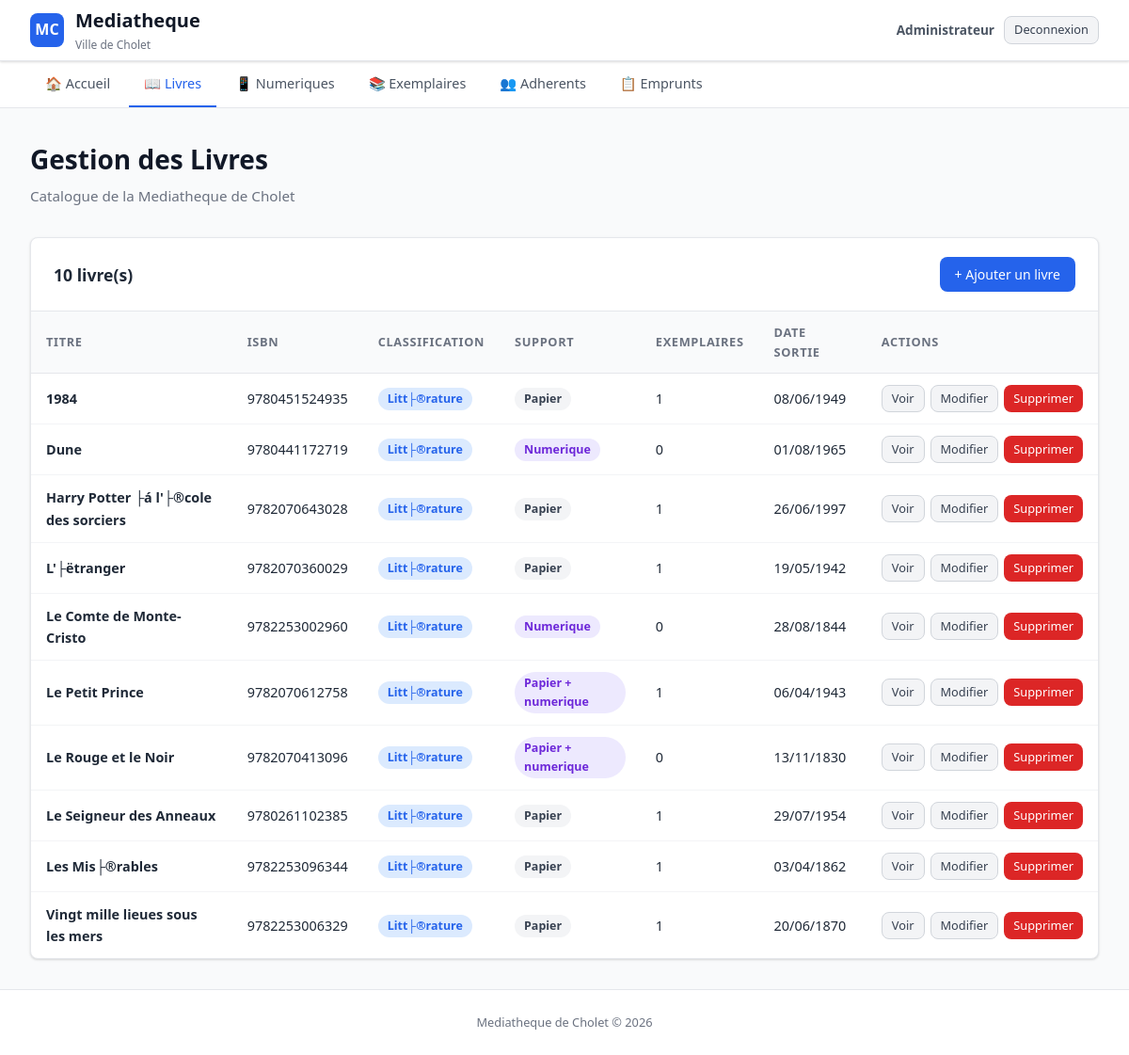
The page /sql/livres/index.php (signed in) on the database its author committed.
### tables this page shows
CREATE TABLE `livre` (
  `Id_Livre` int NOT NULL AUTO_INCREMENT,
  `titre` varchar(50) DEFAULT NULL,
  `type_support` enum('papier','numerique','les deux') NOT NULL DEFAULT 'papier',
  `datesortie` date DEFAULT NULL,
  `isbn` varchar(50) DEFAULT NULL,
  `dateachat` date DEFAULT NULL,
  `codewey` varchar(50) NOT NULL,
  PRIMARY KEY (`Id_Livre`),
  KEY `codewey` (`codewey`),
  CONSTRAINT `livre_ibfk_1` FOREIGN KEY (`codewey`) REFERENCES `codedewey` (`codewey`)
);

CREATE TABLE `codedewey` (
  `codewey` varchar(50) NOT NULL,
  `libelledewey` varchar(50) DEFAULT NULL,
  PRIMARY KEY (`codewey`)
);

### sql/livres/index.php (the view, shortened to what this page needs)
<?php
require_once __DIR__ . '/../config/database.php';
$livres = $pdo->query("
    SELECT l.*, d.libelledewey,
    (SELECT COUNT(*) FROM Posseder p WHERE p.Id_Livre = l.Id_Livre) AS nb_exemplaires,
    (SELECT COUNT(*) FROM livre_num ln WHERE ln.Id_Livre = l.Id_Livre) AS a_version_num
    FROM Livre l
    JOIN CODEDEWEY d ON l.codewey = d.codewey
    ORDER BY l.titre ASC          -- tri alphabetique par titre
")->fetchAll();
require_once __DIR__ . '/../includes/header.php';
?>
<h1>Gestion des Livres</h1>
<p class="subtitle">Catalogue de la Mediatheque de Cholet</p>
<div class="table-container">
    <div class="table-header">
        <h2><?php echo count($livres); ?> livre(s)</h2>
        <a href="ajouter.php" class="btn btn-primary">+ Ajouter un livre</a>
    </div>
    <?php if (empty($livres)): ?>
        <div class="empty-state">
            <p>&#128214;</p>
            <p>Aucun livre dans le catalogue.</p>
        </div>
    <?php else: ?>
        <table>
            <thead>
                <tr>
                    <th>Titre</th>
                    <th>ISBN</th>
                    <th>Classification</th>
                    <th>Support</th>
                    <th>Exemplaires</th>
                    <th>Date sortie</th>
                    <th>Actions</th>
                </tr>
            </thead>
            <tbody>
                <?php foreach ($livres as $livre): ?>
                    <tr>
                        <td><strong><?php echo htmlspecialchars($livre['titre']); ?></strong></td>
                        <td><?php echo htmlspecialchars($livre['isbn']); ?></td>
                        <td><span class="badge badge-blue"><?php echo htmlspecialchars($livre['libelledewey']); ?></span></td>
                        <td>
                            <?php if ($livre['type_support'] === 'papier'): ?>
                                <span class="badge badge-gray">Papier</span>
                            <?php elseif ($livre['type_support'] === 'numerique'): ?>
                                <span class="badge badge-purple">Numerique</span>
                            <?php else: ?>
                                <span class="badge badge-purple">Papier + numerique</span>
                            <?php endif; ?>
                        </td>
                        <td><?php echo $livre['nb_exemplaires']; ?></td>
                        <td><?php echo $livre['datesortie'] ? date('d/m/Y', strtotime($livre['datesortie'])) : '-'; ?></td>
                        <td>
                            <div class="btn-group">
                                <a href="consulter.php?id=<?php echo $livre['Id_Livre']; ?>" class="btn btn-secondary btn-sm">Voir</a>
                                <a href="modifier.php?id=<?php echo $livre['Id_Livre']; ?>" class="btn btn-secondary btn-sm">Modifier</a>
                                <a href="supprimer.php?id=<?php echo $livre['Id_Livre']; ?>" class="btn btn-danger btn-sm" onclick="return confirm('Supprimer ce livre ?')">Supprimer</a>
                            </div>
                        </td>
                    </tr>
                <?php endforeach; ?>
            </tbody>
        </table>
    <?php endif; ?>
</div>
<?php require_once __DIR__ . '/../includes/footer.php'; ?>

### sql/css/style.css (style rules this page uses)
* { margin: 0; padding: 0; box-sizing: border-box; }
:root { --primary: #2563eb; --primary-dark: #1d4ed8; --primary-light: #dbeafe; --danger: #dc2626; --danger-dark: #b91c1c; --danger-light: #fee2e2; --success: #16a34a; --success-light: #dcfce7; --warning: #f59e0b; --warning-light: #fef3c7; --gray-50: #f9fafb; --gray-100: #f3f4f6; --gray-200: #e5e7eb; --gray-300: #d1d5db; --gray-500: #6b7280; --gray-600: #4b5563; --gray-700: #374151; --gray-800: #1f2937; --gray-900: #111827; --radius: 8px; --shadow: 0 1px 3px rgba(0,0,0,0.1), 0 1px 2px rgba(0,0,0,0.06); --shadow-md: 0 4px 6px rgba(0,0,0,0.07), 0 2px 4px rgba(0,0,0,0.06); }
body { font-family: 'Segoe UI', system-ui, -apple-system, sans-serif; background: var(--gray-50); color: var(--gray-800); line-height: 1.6; min-height: 100vh; display: flex; flex-direction: column; }
h1 { font-size: 1.75rem; font-weight: 700; color: var(--gray-900); margin-bottom: 0.25rem; }
.subtitle { color: var(--gray-500); font-size: 0.95rem; margin-bottom: 2rem; }
.table-container { background: white; border: 1px solid var(--gray-200); border-radius: var(--radius); overflow: hidden; box-shadow: var(--shadow); }
.table-header { display: flex; align-items: center; justify-content: space-between; padding: 1.25rem 1.5rem; border-bottom: 1px solid var(--gray-200); }
.table-header h2 { font-size: 1.1rem; font-weight: 600; }
table { width: 100%; border-collapse: collapse; }
th { text-align: left; padding: 12px 16px; font-size: 0.8rem; font-weight: 600; text-transform: uppercase; letter-spacing: 0.05em; color: var(--gray-500); background: var(--gray-50); border-bottom: 1px solid var(--gray-200); }
td { padding: 12px 16px; font-size: 0.9rem; border-bottom: 1px solid var(--gray-100); vertical-align: middle; }
tr:last-child td { border-bottom: none; }
.badge { display: inline-block; padding: 2px 10px; border-radius: 9999px; font-size: 0.78rem; font-weight: 600; }
.badge-blue { background: var(--primary-light); color: var(--primary); }
.badge-gray { background: var(--gray-100); color: var(--gray-700); }
.badge-purple { background: #ede9fe; color: #6d28d9; }
.btn { display: inline-flex; align-items: center; gap: 6px; padding: 8px 16px; border: none; border-radius: var(--radius); font-size: 0.875rem; font-weight: 500; cursor: pointer; text-decoration: none; transition: all 0.15s ease; line-height: 1.5; }
.btn-primary { background: var(--primary); color: white; }
.btn-danger { background: var(--danger); color: white; }
.btn-secondary { background: var(--gray-100); color: var(--gray-700); border: 1px solid var(--gray-300); }
.btn-sm { padding: 4px 10px; font-size: 0.8rem; }
.btn-group { display: flex; gap: 6px; }

### rows shown on the page
livre: titre "1984", isbn "9780451524935", codewey.libelledewey "Litt├®rature", type_support "Papier", nb_exemplaires "1", datesortie "08/06/1949"
livre: titre "Dune", isbn "9780441172719", codewey.libelledewey "Litt├®rature", type_support "Numerique", nb_exemplaires "0", datesortie "01/08/1965"
livre: titre "Harry Potter ├á l'├®cole des sorciers", isbn "9782070643028", codewey.libelledewey "Litt├®rature", type_support "Papier", nb_exemplaires "1", datesortie "26/06/1997"
livre: titre "L'├ëtranger", isbn "9782070360029", codewey.libelledewey "Litt├®rature", type_support "Papier", nb_exemplaires "1", datesortie "19/05/1942"
livre: titre "Le Comte de Monte-Cristo", isbn "9782253002960", codewey.libelledewey "Litt├®rature", type_support "Numerique", nb_exemplaires "0", datesortie "28/08/1844"
livre: titre "Le Petit Prince", isbn "9782070612758", codewey.libelledewey "Litt├®rature", type_support "Papier + numerique", nb_exemplaires "1", datesortie "06/04/1943"
livre: titre "Le Rouge et le Noir", isbn "9782070413096", codewey.libelledewey "Litt├®rature", type_support "Papier + numerique", nb_exemplaires "0", datesortie "13/11/1830"
livre: titre "Le Seigneur des Anneaux", isbn "9780261102385", codewey.libelledewey "Litt├®rature", type_support "Papier", nb_exemplaires "1", datesortie "29/07/1954"
livre: titre "Les Mis├®rables", isbn "9782253096344", codewey.libelledewey "Litt├®rature", type_support "Papier", nb_exemplaires "1", datesortie "03/04/1862"
livre: titre "Vingt mille lieues sous les mers", isbn "9782253006329", codewey.libelledewey "Litt├®rature", type_support "Papier", nb_exemplaires "1", datesortie "20/06/1870"

### other values the page prints
count($livres) "10"
